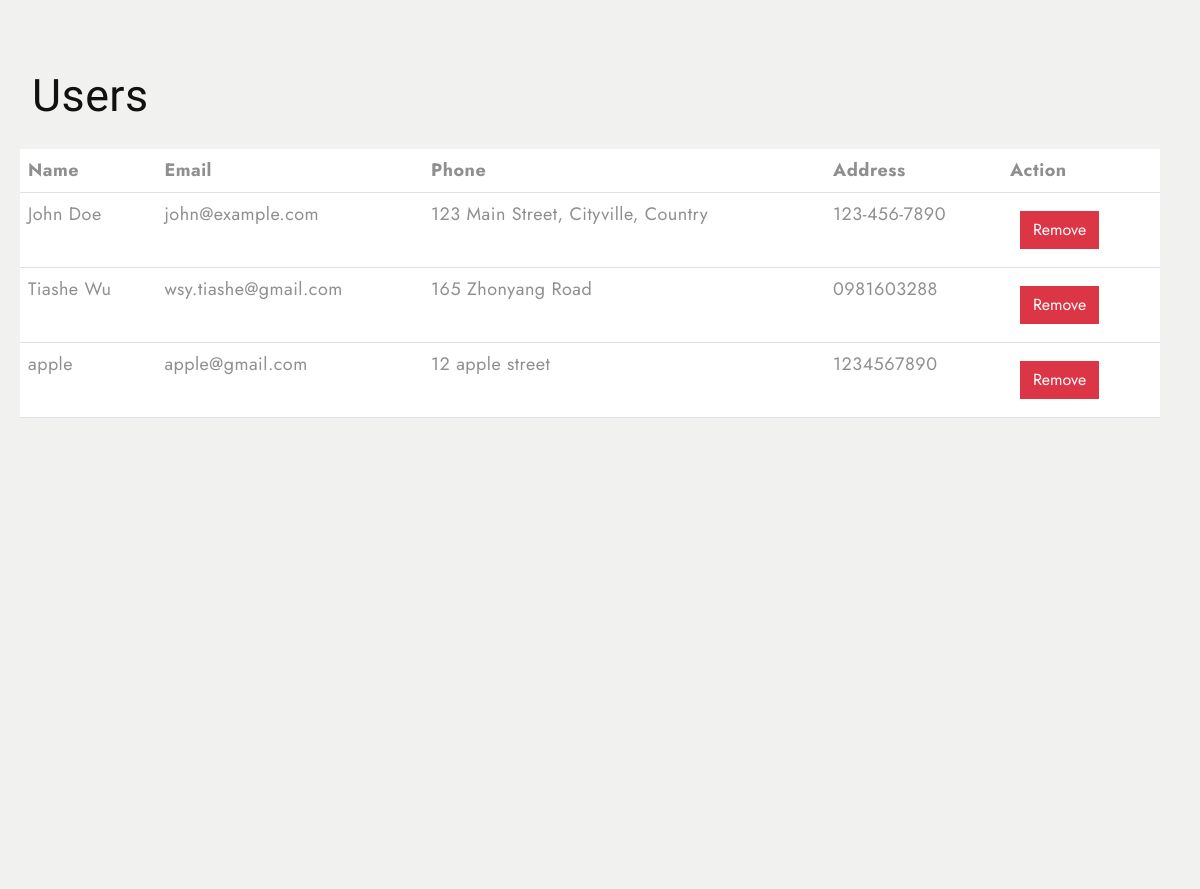
Page /dashboard (middle part) on the earlier database version.
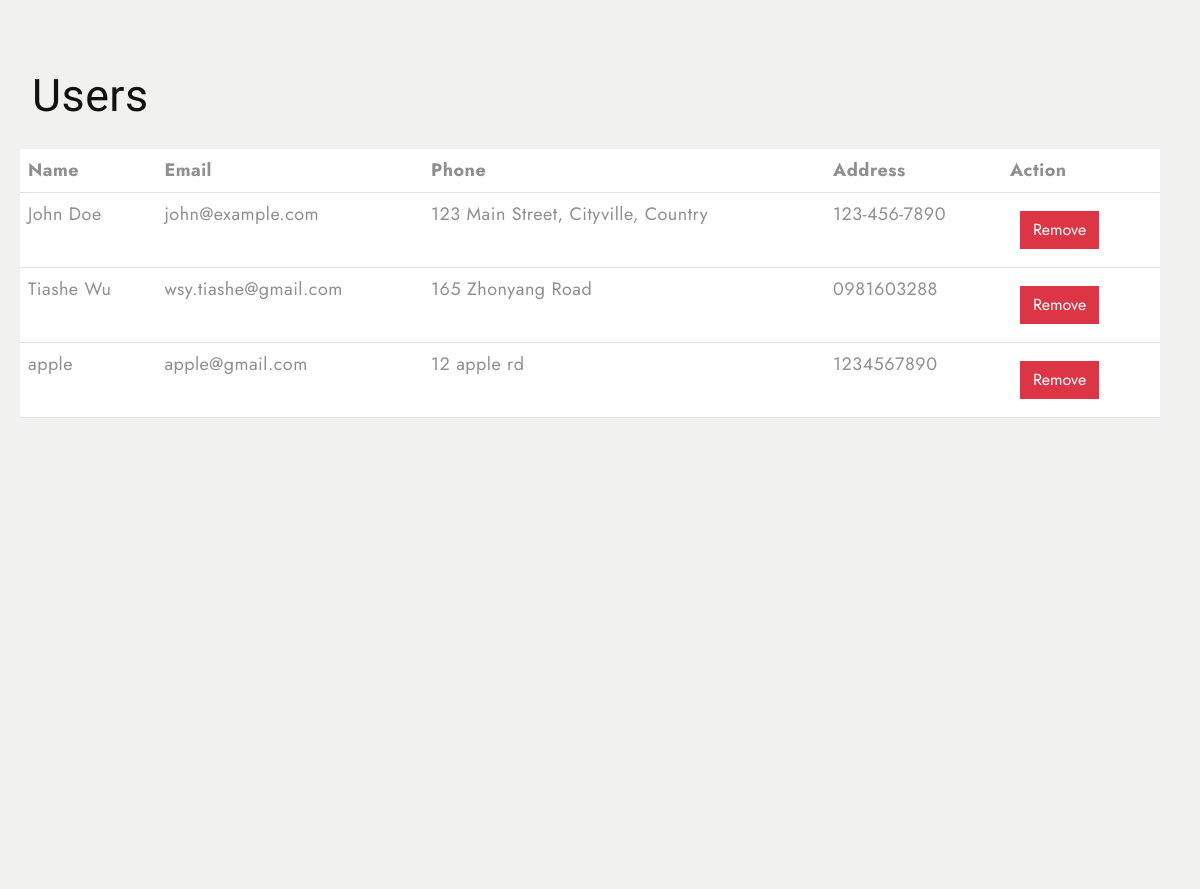
Same page on the later database version.
### tables this page shows
CREATE TABLE users (id INTEGER PRIMARY KEY AUTOINCREMENT, user_id INTEGER, username TEXT NOT NULL UNIQUE, password TEXT NOT NULL, email TEXT NOT NULL UNIQUE, phone TEXT, address TEXT);

### app.py (the view)
@app.route('/dashboard')
def dashboard():
    conn = get_db_connection()
    users = conn.execute('SELECT * FROM users').fetchall()
    orders = conn.execute('SELECT * FROM orders WHERE fulfilled="false"').fetchall()
    orders_new = []
    for row in orders:  # Iterate over the rows in the 'orders' list
        products_str = row[3]  # row[2] contains the products field as a JSON string
        if products_str and products_str.strip():  # Only try to parse if there's content
            try:
                products = json.loads(products_str)
            except json.JSONDecodeError:
                print(f"Error parsing products for order ID {row[0]}: {products_str}")
                products = []  # Default to empty list if JSON is invalid
        else:
            products = []  # Default to empty list if products field is empty or null
        orders_new.append({
            'id': row[0],
            'client': row[2],
            'products': products,
            'address': row[5],
            'phone': row[6],
            'created_at': row[7],
            'fulfilled': row[8]
        })
    messages = conn.execute('SELECT * FROM messages WHERE seen="false"').fetchall()
    newsletter = conn.execute('SELECT * FROM newsletter').fetchall()
    products = conn.execute('SELECT * FROM products').fetchall()
    total_sales = conn.execute('''
        SELECT SUM(total) AS total_sales FROM orders
    ''').fetchone()
    total_users = conn.execute('SELECT COUNT(*) AS total_users FROM users').fetchone()
    total_subscribed_users = conn.execute('SELECT COUNT(*) AS total_subscribed FROM newsletter').fetchone()
    total_products = conn.execute('SELECT COUNT(*) AS total_products FROM products').fetchone()
    unread_messages = conn.execute('SELECT COUNT(*) AS unread_messages FROM messages WHERE seen="false"').fetchone()
    unfulfilled_Orders = conn.execute('SELECT COUNT(*) AS total_unfulfilled_orders FROM orders WHERE fulfilled="false"').fetchone()
    conn.close()
    return render_template('admin.html', users=users, orders=orders_new, messages=messages,
                           newsletter=newsletter, products=products,
                           total_sales=total_sales['total_sales'] or 0,
                           total_users=total_users['total_users'] or 0,
                           total_subscribed_users=total_subscribed_users['total_subscribed'] or 0,
                           total_products=total_products['total_products'] or 0,
                           unread_messages=unread_messages['unread_messages'] or 0,
                           unfulfilled_Orders=unfulfilled_Orders['total_unfulfilled_orders'] or 0)

### app.py (called while the page is built)
def get_db_connection():
    conn = sqlite3.connect(DB_PATH)
    conn.row_factory = sqlite3.Row  # So that we can access columns by name
    return conn

### templates/admin.html (shortened to what this page needs)
<!DOCTYPE html>
<html lang="en">
  <head>
    <link
      href="https://cdn.jsdelivr.net/npm/bootstrap@5.3.0-alpha3/dist/css/bootstrap.min.css"
      rel="stylesheet"
    />
    <link
      rel="stylesheet"
      type="text/css"
      href="{{ url_for('static', filename='css/vendor.css') }}"
    />
    <link
      rel="stylesheet"
      href="https://cdn.jsdelivr.net/npm/swiper@9/swiper-bundle.min.css"
    />
    <link
      rel="stylesheet"
      type="text/css"
      href="{{ url_for('static', filename='css/style.css') }}"
    />
  </head>
  <body class="homepage">
    <section id="summary" class="contact-section py-5 bg-light" style="min-height:100vh;">
    </section>
    <section id="users" class="contact-section py-5 bg-light" style="min-height:100vh;">
        <div class="row" style="margin-left: 20px; width:95vw;">
              <h3>Users</h3>
              <table class="table bg-white">
                <thead>
                  <tr>
                    <th>Name</th>
                    <th>Email</th>
                    <th>Phone</th>
                    <th>Address</th>
                    <th>Action</th>
                  </tr>
                </thead>
                <tbody>
                  {% for user in users %}
                  <tr>
                    <td>{{ user.username }}</td>
                    <td> {{ user.email }}</td>
                    <td>{{ user.address }}</td>
                    <td>{{ user.phone }}</td>
                    <td>
                      <button class="btn btn-danger" onclick="removeUser({{ user.user_id }}, this)">Remove</button>
                    </td>
                  </tr>
                  {% endfor %}
                </tbody>
              </table>
            </section>
            <section id="orders"class="contact-section py-5 bg-light" style="min-height:100vh;">
              </section>
  </body>
</html>

Differences in the rows shown:
changed users "apple": address "12 apple street" → "12 apple rd"
